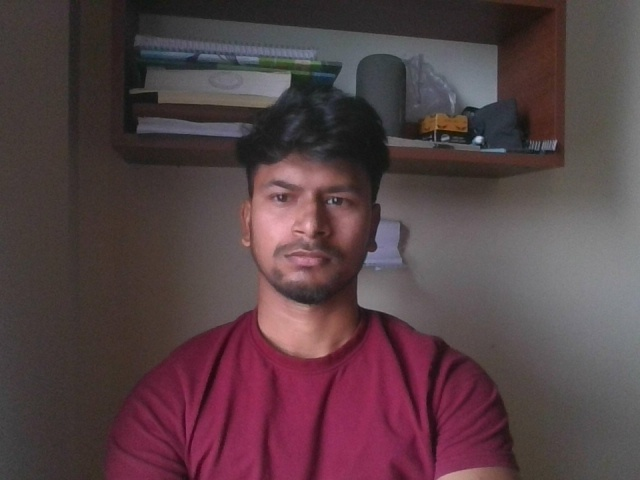
#> input picture dataset/Prince_Kumar/center_20260222_165811_847554.jpg, 640 x 480 px
$ python -i __init__.py   (imports and definitions only)
#> lines starting #> are read from the running program, lines starting #| are printed output that depends on the picture
### config.py
"""
Configuration Module for Real-Time Classroom Attendance and Engagement System.

This module contains all configurable parameters for the system including
detection thresholds, database settings, engagement parameters, and Flask config.

Author: AI Engineer
Version: 1.0.0
"""

import os
from dataclasses import dataclass, field
from typing import Dict, Tuple
from pathlib import Path


# Base directory
BASE_DIR = Path(__file__).parent.absolute()


@dataclass
class DetectionConfig:
    """Configuration for face detection module."""

    # MediaPipe Face Detection settings
    min_detection_confidence: float = 0.5
    model_selection: int = 1  # 0 for short-range, 1 for full-range

    # Processing settings
    max_faces: int = 20
    frame_skip: int = 1  # Process every frame since recognition is decoupled & async

    # Adaptive frame skipping (relieves CPU if FPS drops below threshold)
    adaptive_skip_enabled: bool = False
    adaptive_high_fps: float = 20.0   # above this -> process every 3rd frame
    adaptive_low_fps: float = 10.0    # below this -> process every frame
    stride_high: int = 3
    stride_mid: int = 2
    stride_low: int = 1

    # Bounding box expansion factor
    bbox_expansion: float = 0.1

    # False-positive noise filter: ignore detections smaller than this width/height (px)
    min_face_size: int = 55


@dataclass
class TemporalVotingConfig:
    """Configuration for temporal recognition voting."""

    enabled: bool = True
    window_frames: int = 5     # number of recent observations considered
    min_votes: int = 3         # majority votes required to accept identity


@dataclass
class BatchConfig:
    """Configuration for multi-image batch attendance & deduplication."""

    dedup_threshold: float = 0.80     # cosine similarity above this = same person
    max_images: int = 50              # safety cap per batch
    min_face_size: int = 48           # ignore tiny faces (px)
    export_dir: Path = BASE_DIR / "exports"
    mark_attendance_in_db: bool = True


@dataclass
class UnknownQueueConfig:
    """Configuration for the unknown-face review queue."""

    dir: Path = BASE_DIR / "unknown"
    max_entries: int = 50             # oldest crops deleted beyond this
    min_confidence: float = 0.30     # only save if recognition similarity at least this
    cooldown_seconds: int = 10       # min seconds between crops of the same unknown face


@dataclass
class RecognitionConfig:
    """Configuration for face recognition module."""

    # Recognition thresholds
    recognition_threshold: float = 0.6  # Distance threshold
    unknown_threshold: float = 0.5  # Below this, face is unknown

    # Encoding & Batching settings
    encoding_model: str = "large"  # 'small' or 'large'
    num_jitters: int = 1  # Higher = more accurate but slower
    batch_size: int = 8  # Max faces batched together in one forward pass
    cache_ttl_seconds: float = 3.0  # Seconds to trust recognized identity for a track
    detector_backend: str = "skip"  # Skip redundant detection on already cropped faces

    # Paths
    encodings_path: Path = BASE_DIR / "models" / "encodings.pkl"
    dataset_path: Path = BASE_DIR / "dataset"

    # Duplicate prevention
    attendance_cooldown_minutes: int = 30  # Minimum time between attendance marks


@dataclass
class EngagementConfig:
    """Configuration for engagement tracking module."""

    # Eye Aspect Ratio (EAR) thresholds
    ear_threshold: float = 0.21  # Below this = eyes closed
    ear_consecutive_frames: int = 20  # Frames for sleep detection

    # Blink detection
    blink_threshold: float = 0.25
    normal_blink_rate: Tuple[int, int] = (15, 20)  # blinks per minute range

    # Head pose thresholds (degrees)
    yaw_threshold: float = 30.0  # Looking left/right
    pitch_threshold: float = 25.0  # Looking up/down
    roll_threshold: float = 25.0  # Head tilt

    # Engagement scoring weights
    ear_weight: float = 0.3
    head_pose_weight: float = 0.4
    blink_weight: float = 0.3

    # Engagement categories
    attentive_threshold: float = 70.0
    distracted_threshold: float = 40.0
    # Below distracted_threshold = sleeping

    # Liveness detection
    liveness_blink_required: bool = True
    liveness_timeout_seconds: int = 5


@dataclass
class DatabaseConfig:
    """Configuration for database module."""

    # SQLite settings
    database_path: Path = BASE_DIR / "attendance.db"

    # Table names
    attendance_table: str = "attendance"
    students_table: str = "students"
    engagement_table: str = "engagement_logs"

    # Backup settings
    backup_enabled: bool = True
    backup_interval_hours: int = 24
    backup_path: Path = BASE_DIR / "backups"


@dataclass
class FlaskConfig:
    """Configuration for Flask web application."""

    # Server settings
    host: str = "0.0.0.0"
    port: int = 5000
    debug: bool = False

    # Secret key (change in production!)
    secret_key: str = os.environ.get("SECRET_KEY", "dev-secret-key-change-in-production")

    # Session settings
    session_lifetime_minutes: int = 60

    # Upload settings
    max_content_length: int = 16 * 1024 * 1024  # 16MB max upload
    allowed_extensions: Tuple[str, ...] = ("png", "jpg", "jpeg")

    # Template settings
    templates_auto_reload: bool = True


@dataclass
class CameraConfig:
    """Configuration for camera/video input."""

    # Camera settings
    camera_index: int = 0
    frame_width: int = 1280
    frame_height: int = 720
    fps: int = 30

    # Buffer settings
    buffer_size: int = 1

    # Processing
    resize_for_processing: bool = True
    processing_width: int = 640
    processing_height: int = 480


@dataclass
class LoggingConfig:
    """Configuration for logging."""

    # Log file settings
    log_dir: Path = BASE_DIR / "logs"
    log_file: str = "system.log"

    # Log levels
    console_level: str = "INFO"
    file_level: str = "DEBUG"

    # Format
    log_format: str = "%(asctime)s - %(name)s - %(levelname)s - %(message)s"
    date_format: str = "%Y-%m-%d %H:%M:%S"

    # Rotation
    max_bytes: int = 10 * 1024 * 1024  # 10MB
    backup_count: int = 5


@dataclass
class SystemConfig:
    """Master configuration class combining all configs."""

    detection: DetectionConfig = field(default_factory=DetectionConfig)
    temporal: TemporalVotingConfig = field(default_factory=TemporalVotingConfig)
    batch: BatchConfig = field(default_factory=BatchConfig)
    unknown_queue: UnknownQueueConfig = field(default_factory=UnknownQueueConfig)
    recognition: RecognitionConfig = field(default_factory=RecognitionConfig)
    engagement: EngagementConfig = field(default_factory=EngagementConfig)
    database: DatabaseConfig = field(default_factory=DatabaseConfig)
    flask: FlaskConfig = field(default_factory=FlaskConfig)
    camera: CameraConfig = field(default_factory=CameraConfig)
    logging: LoggingConfig = field(default_factory=LoggingConfig)

    # System-wide settings
    app_name: str = "Real-Time Attendance & Engagement System"
    version: str = "1.0.0"

    def __post_init__(self):
        """Create necessary directories after initialization."""
        directories = [
            self.recognition.encodings_path.parent,
            self.recognition.dataset_path,
            self.database.backup_path,
            self.logging.log_dir,
            self.batch.export_dir,
            self.unknown_queue.dir,
            BASE_DIR / "static",
            BASE_DIR / "templates",
        ]
        for directory in directories:
            directory.mkdir(parents=True, exist_ok=True)
#> further down, picture is the input picture: shape (480, 640, 3); mean B, G, R 69.5, 65.1, 86.1


# Global configuration instance
config = SystemConfig()


# Environment-based configuration overrides
def load_environment_config():
    """Load configuration overrides from environment variables."""

    if os.environ.get("PRODUCTION"):
        config.flask.debug = False
        config.flask.secret_key = os.environ.get("SECRET_KEY", config.flask.secret_key)

    if os.environ.get("DATABASE_PATH"):
        config.database.database_path = Path(os.environ["DATABASE_PATH"])

    if os.environ.get("CAMERA_INDEX"):
        config.camera.camera_index = int(os.environ["CAMERA_INDEX"])

    return config


# Initialize with environment overrides
load_environment_config()

### app/utils/__init__.py
"""
Utility Module for Common Functions and Helpers.

This module provides:
- Logging configuration
- Camera management
- Image processing utilities
- Video streaming helpers
- Dataset collection tools

Author: AI Engineer
Version: 1.0.0
"""

import cv2
import numpy as np
import logging
import os
import sys
from datetime import datetime
from pathlib import Path
from typing import Generator, Optional, Tuple, List, Callable
from queue import Queue
from threading import Thread, Event
import time
from logging.handlers import RotatingFileHandler

sys.path.insert(0, str(Path(__file__).parent.parent.parent))

from config import config


# ============================================================================
# Logging Setup
# ============================================================================

def setup_logging(
    name: str = None,
    log_file: str = None,
    console_level: str = None,
    file_level: str = None
) -> logging.Logger:
    """
    Set up logging configuration.

    Args:
        name: Logger name (defaults to root logger)
        log_file: Log file path
        console_level: Console logging level
        file_level: File logging level

    Returns:
        Configured logger instance
    """
    # Get or create logger
    logger = logging.getLogger(name)

    # Clear existing handlers
    logger.handlers.clear()

    # Set base level to DEBUG to allow handlers to filter
    logger.setLevel(logging.DEBUG)

    # Create formatters
    log_format = config.logging.log_format
    date_format = config.logging.date_format
    formatter = logging.Formatter(log_format, datefmt=date_format)

    # Console handler
    console_handler = logging.StreamHandler(sys.stdout)
    console_handler.setLevel(
        getattr(logging, console_level or config.logging.console_level)
    )
    console_handler.setFormatter(formatter)
    logger.addHandler(console_handler)

    # File handler
    log_dir = config.logging.log_dir
    log_dir.mkdir(parents=True, exist_ok=True)

    log_path = log_dir / (log_file or config.logging.log_file)
    file_handler = RotatingFileHandler(
        log_path,
        maxBytes=config.logging.max_bytes,
        backupCount=config.logging.backup_count
    )
    file_handler.setLevel(
        getattr(logging, file_level or config.logging.file_level)
    )
    file_handler.setFormatter(formatter)
    logger.addHandler(file_handler)

    return logger


# Initialize root logger
root_logger = setup_logging()


# [11 lines left out: function get_logger, not called in this run]


# ============================================================================
# Camera Management
# ============================================================================

class CameraStream:
    """
    Camera Stream Manager with buffering and threading.

    Provides efficient video capture with frame buffering
    for smooth real-time processing.
    """

    # [113 lines left out: functions __init__, start, _capture_loop, read, read_latest, stop, not called in this run]

    def is_opened(self) -> bool:
        """Check if camera is opened."""
        return self._cap is not None and self._cap.isOpened()

    # [7 lines left out: function get_frame_size, not called in this run]

    def __enter__(self):
        self.start()
        return self

    def __exit__(self, exc_type, exc_val, exc_tb):
        self.stop()
        return False


# [91 lines left out: functions generate_frames, resize_frame, adjust_brightness, not called in this run]


def enhance_low_light(frame: np.ndarray) -> np.ndarray:
    """
    Enhance frame for low-light conditions.

    Args:
        frame: Input frame

    Returns:
        Enhanced frame
    """
    # Convert to LAB color space
    lab = cv2.cvtColor(frame, cv2.COLOR_BGR2LAB)
#> lab: shape (480, 640, 3); mean of channels 0, 1, 2 76.9, 137.5, 129.8

    # Apply CLAHE to L channel
    clahe = cv2.createCLAHE(clipLimit=3.0, tileGridSize=(8, 8))
    lab[:, :, 0] = clahe.apply(lab[:, :, 0])
#> lab: shape (480, 640, 3); mean of channels 0, 1, 2 104.9, 137.5, 129.8

    # Convert back to BGR
    return cv2.cvtColor(lab, cv2.COLOR_LAB2BGR)
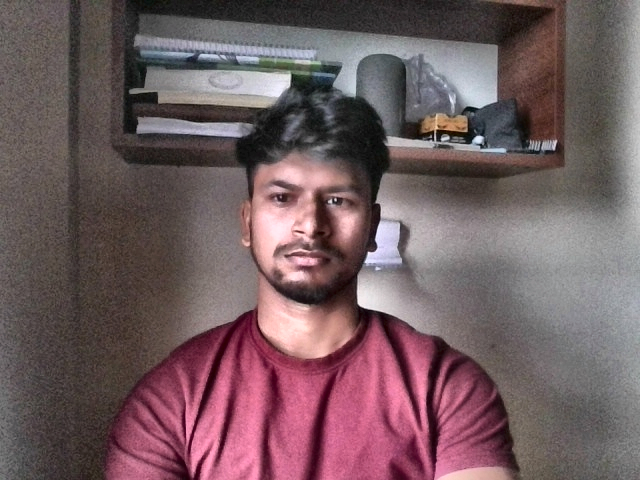
#> returned value: shape (480, 640, 3); mean B, G, R 96.2, 92.3, 114.1


# [48 lines left out: function draw_text_with_background, not called in this run]


# ============================================================================
# Dataset Collection
# ============================================================================

class DatasetCollector:
    """
    Dataset Collector for capturing student face images.

    Provides guided face image collection for training the
    recognition system.
    """

    # [98 lines left out: functions __init__, collect_images, get_existing_students, delete_student_dataset, not called in this run]


# ============================================================================
# Miscellaneous Utilities
# ============================================================================

def get_timestamp() -> str:
    """Get current timestamp string."""
    return datetime.now().strftime("%Y-%m-%d %H:%M:%S")


# [29 lines left out: functions format_duration, ensure_directory, get_system_info, not called in this run]


class FPSCounter:
    """FPS counter for performance monitoring."""

    # [42 lines left out: functions __init__, tick, get_fps, not called in this run]

>>> import cv2
>>> picture = cv2.imread('../../dataset/Prince_Kumar/center_20260222_165811_847554.jpg')
>>> result = enhance_low_light(picture)

$ run again, on dataset/Prince_Kumar/down_20260222_165855_116396.jpg
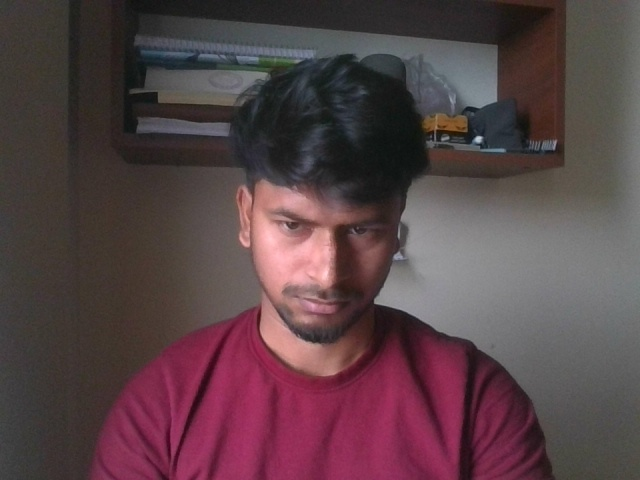
#> input picture dataset/Prince_Kumar/down_20260222_165855_116396.jpg, 640 x 480 px
#> picture is the input picture: shape (480, 640, 3); mean B, G, R 71.1, 67, 88.3
#> in enhance_low_light, `return cv2.cvtColor(lab, cv2.COLOR_LAB2BGR)`:
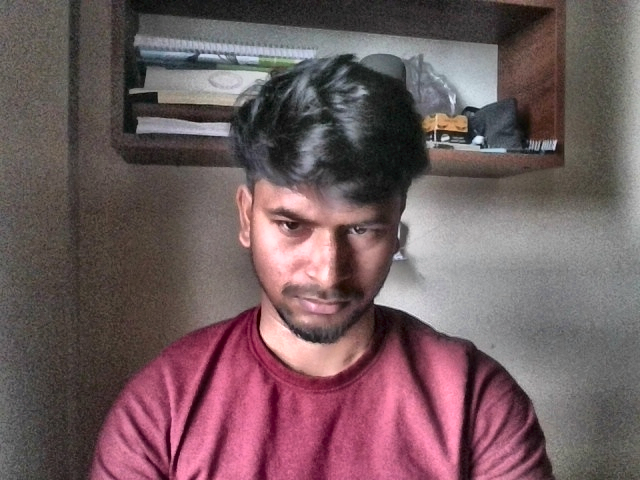
#> returned value: shape (480, 640, 3); mean B, G, R 95.2, 91.6, 113.5
